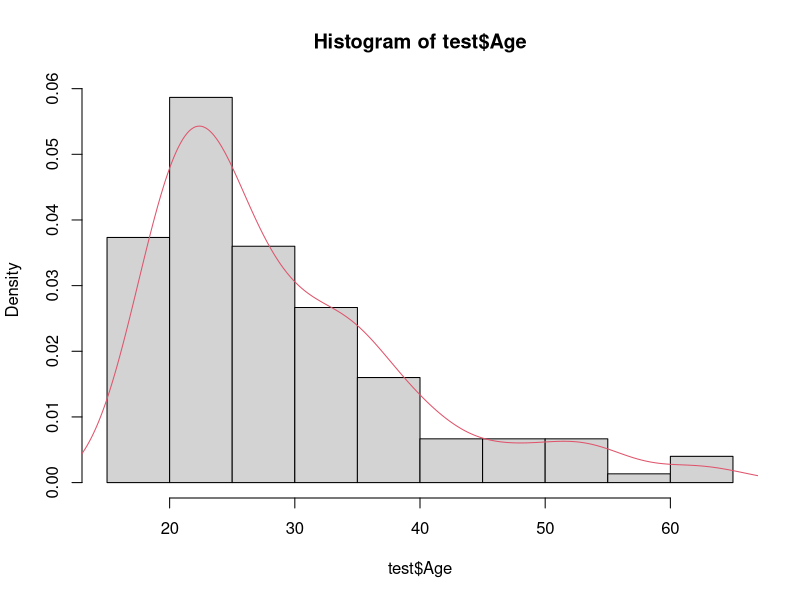
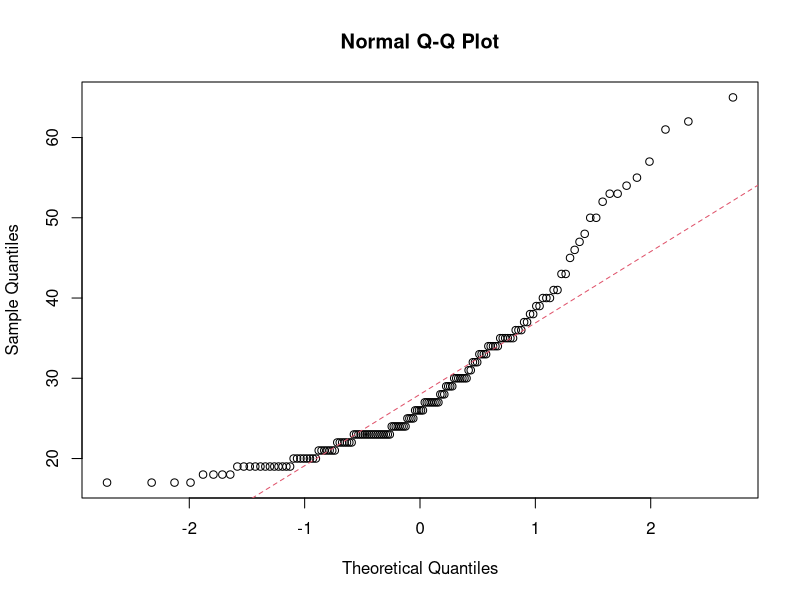
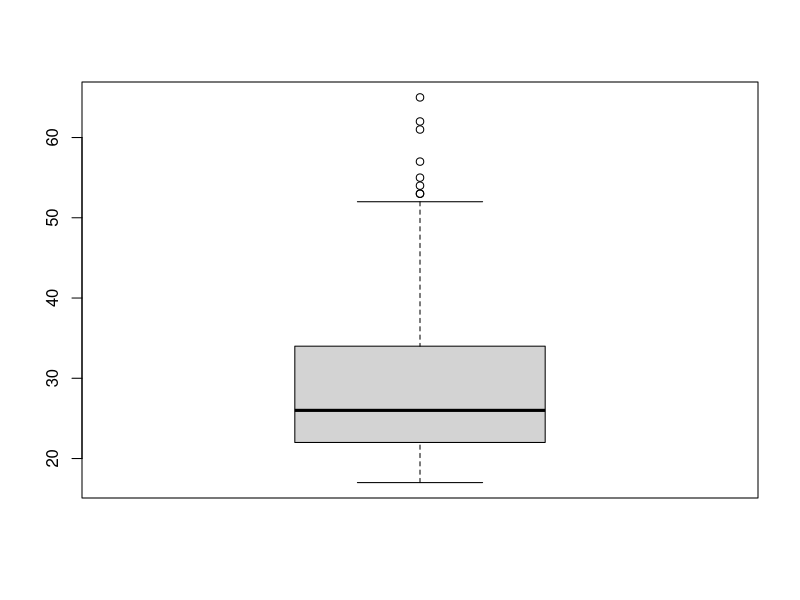
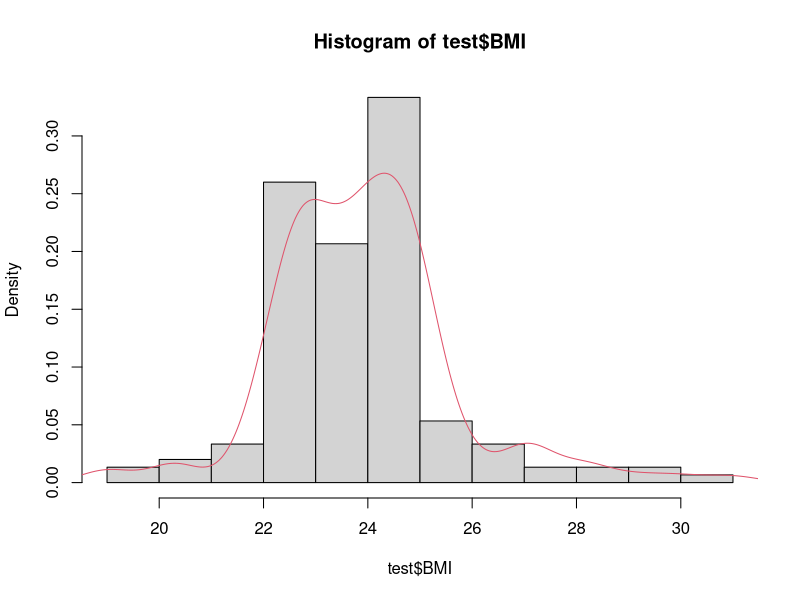
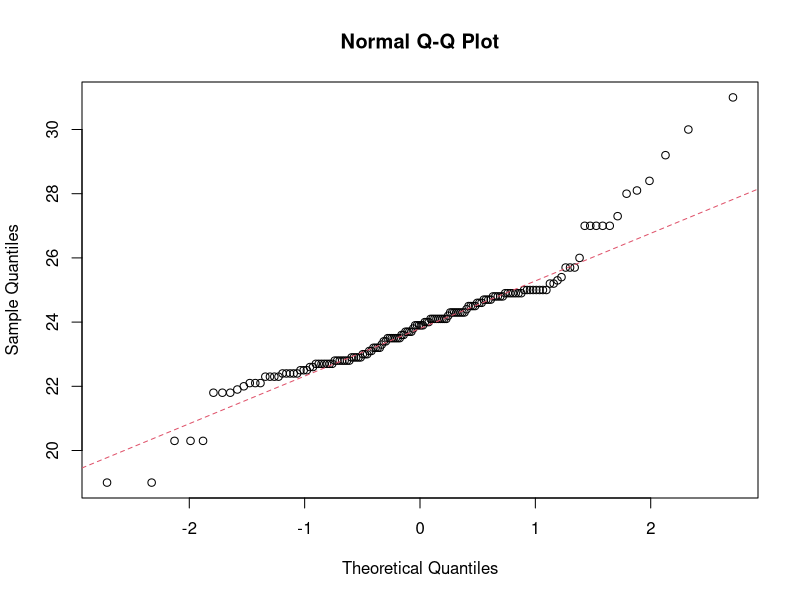
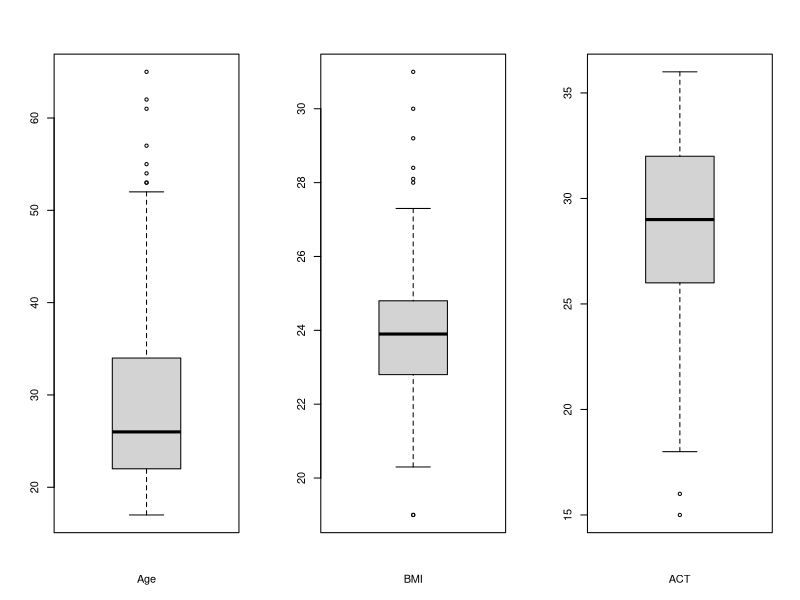

Here is the R script that generated these plots, in order: (Note: this script raises an error after producing the figures.)
## ---- chunk 1
test<-read.csv("test.csv",sep=";",header=T,dec=",")
head(test) #the first 6 rows
str(test)
summary(test)
## ---- chunk 2
# A histogram with the density plot
hist(test$Age,prob=T)
lines(density(test$Age),col=2)
## ---- chunk 3
qqnorm(test$Age)
qqline(test$Age,col=2,lty=2)
## ---- chunk 4
boxplot(test$Age)
## ---- chunk 5
# A histogram with the density plot
hist(test$BMI,prob=T)
lines(density(test$BMI),col=2)
## ---- chunk 6
qqnorm(test$BMI)
qqline(test$BMI,col=2,lty=2)
## ---- chunk 7
par(mfrow=c(1,3)) # 1  row 3 cols
boxplot(test$Age,xlab="Age")
boxplot(test$BMI,xlab="BMI")
boxplot(test$ACT,xlab="ACT")
par(mfrow=c(1,1))
## ---- chunk 8
# A barplot with the density plot
plot(test$Education)
## ---- chunk 9
#here the levels
levels(test$Education)
test$Education<-factor(test$Education,levels=
c("lower primary","primary","upper primary",
"secondary","degree","post-degree"),ordered =TRUE)
plot(test$Education) # here is ordered
## ---- chunk 10
pie(table(test$Education))
## ---- chunk 11
table(test$Education)
#or a relative frequency table with the function prop.table()
prop.table(table(test$Education))
## ---- chunk 12
#ACT vs Gender and Education
boxplot(test$ACT~test$Gender)
boxplot(test$ACT~test$Education)
## ---- chunk 13
#SATV vs Gender and Education
boxplot(test$SATV~test$Gender)
boxplot(test$SATV~test$Education)
## ---- chunk 14
#SATQ vs Gender and Education
boxplot(test$SATQ~test$Gender)
boxplot(test$SATQ~test$Education)
## ---- chunk 15
#ACT vs Age
plot(test$Age,test$ACT)
cor(test$Age,test$ACT) # pearson
cor(test$Age,test$ACT,method="spearman") # spearman
## ---- chunk 16
#ACT vs BMI
plot(test$BMI,test$ACT)
cor(test$BMI,test$ACT,method="spearman") # spearman
## ---- chunk 17
#ACT vs Stress
plot(test$Stress,test$ACT)
cor(test$Stress,test$ACT,method="spearman") # spearman
